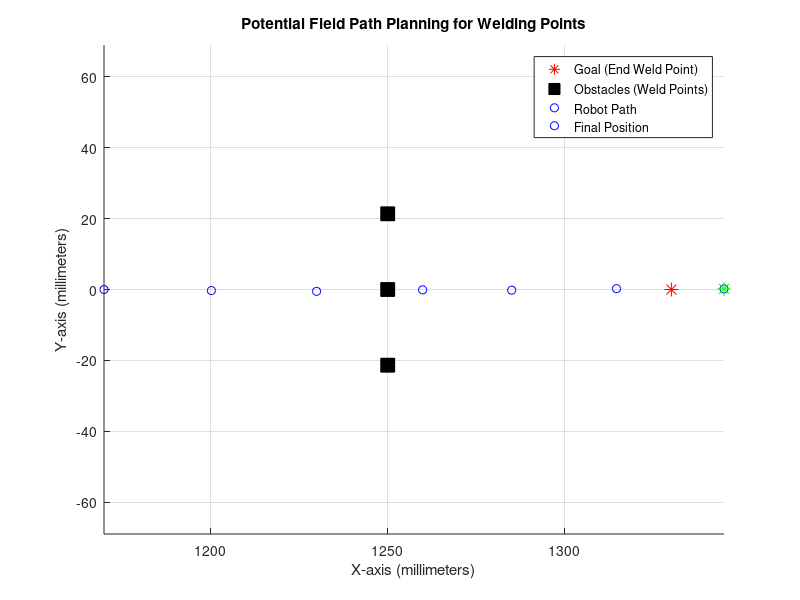

Write the MATLAB code that produced this figure.
clc;
function potential_field_path_planning_welding()
    % Define constants
    k_att = 5.0;         % Attractive constant to significantly strengthen goal pull
    k_rep = 40.0;        % Repulsive constant to weaken obstacle avoidance
    d0 = 50;             % Decreased influence distance for repulsive field (in millimeters)

    % Define goal position (Weld Point 3)
    goal = [1330.01, 0, 190.32]; % End position in millimeters

    % Define obstacles as a set of points (in millimeters)
    obstacles = [
        1250.01, 0, 190.32;    % Middle Weld Point
        1250.01, -21.35, 190.32; % Left Side Weld Point
        1250.01, 21.35, 190.32   % Right Side Weld Point
    ];

    % Initial position (Weld Point 1)
    current_pos = [1170.01, 0, 190.32]; % Start position in millimeters

    % Define step size for movement (in millimeters)
    step_size = 30; % Increased step size for faster movement

    % Set tolerance for reaching the goal (in millimeters)
    tolerance = 15; % Slightly reduced tolerance for more precise stopping

    % Plot the environment
    figure;
    hold on;
    plot3(goal(1), goal(2), goal(3), 'r*', 'MarkerSize', 10); % Goal position
    plot3(obstacles(:, 1), obstacles(:, 2), obstacles(:, 3), 'ks', 'MarkerSize', 10, 'MarkerFaceColor', 'k'); % Obstacles
    plot3(current_pos(1), current_pos(2), current_pos(3), 'bo'); % Starting position
    axis equal;
    grid on;
    xlabel('X-axis (millimeters)');
    ylabel('Y-axis (millimeters)');
    zlabel('Z-axis (millimeters)');
    title('Potential Field Path Planning for Welding Points');

    % Iteratively move towards the goal
    iteration = 0; % to avoid infinite loop
    max_iterations = 2000; % Allow enough iterations for goal completion

    while norm(current_pos - goal) > tolerance && iteration < max_iterations
        % Calculate attractive force (towards goal)
        F_att = -k_att * (current_pos - goal);

        % Calculate repulsive force (from obstacles)
        F_rep = [0, 0, 0];
        for i = 1:size(obstacles, 1)
            d_obs = norm(current_pos - obstacles(i, :));
            if d_obs < d0
                % Repulsive force calculation with reduced penalty for closer distances
                penalty = (d0 / d_obs); % Reduced penalty to allow smoother movement
                F_rep = F_rep + penalty * k_rep * (1/d_obs - 1/d0) * (1/d_obs^2) * ...
                        (current_pos - obstacles(i, :)) / d_obs;
            end
        end

        % Total force (combined attractive and repulsive)
        F_total = F_att + F_rep;

        % Normalize the total force and apply step size to update position
        if norm(F_total) > 0
            % Adaptive step size based on force balance
            adaptive_step_size = step_size / (1 + norm(F_rep));
            % Adding a small random perturbation to escape local minima
            random_perturbation = (rand(1, 3) - 0.5) * 1.0; % Increased random noise for better escape
            current_pos = current_pos + adaptive_step_size * F_total / norm(F_total) + random_perturbation;
        end

        % Plotting the new position at every iteration for a more elaborate path
        plot3(current_pos(1), current_pos(2), current_pos(3), 'bo');
        
        iteration = iteration + 1;
    end

    % Plot the final position
    plot3(current_pos(1), current_pos(2), current_pos(3), 'g*', 'MarkerSize', 10); % Final position
    legend('Goal (End Weld Point)', 'Obstacles (Weld Points)', 'Robot Path', 'Final Position');
    hold off;

    if iteration >= max_iterations
        disp('Reached maximum number of iterations. Path might be stuck.');
    end
end
potential_field_path_planning_welding();